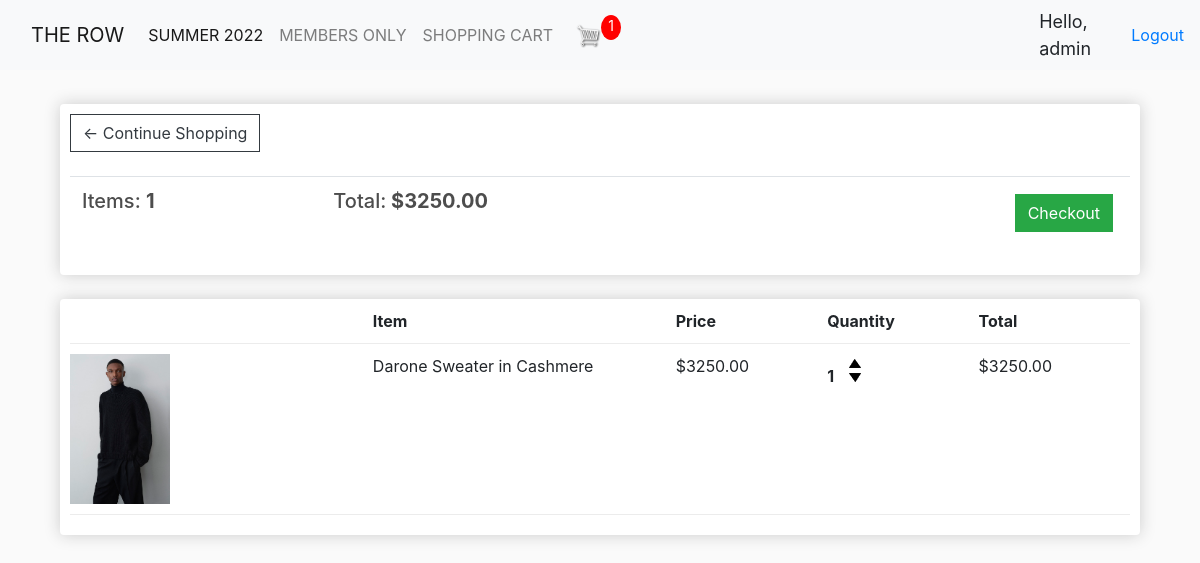
Screenshot of /home/ (signed in) with the database file from the repository.
### store/models.py (models this page shows, shortened)
class Order(models.Model):
	customer = models.ForeignKey(Customer, on_delete=models.SET_NULL, null=True, blank=True)
	date_ordered = models.DateTimeField(auto_now_add=True)
	complete = models.BooleanField(default=False)
	transaction_id = models.CharField(max_length=100, null=True)
	@property
	def get_cart_total(self):
		orderitems = self.orderitem_set.all()
		total = sum([item.get_total for item in orderitems])
		return total
	@property
	def get_cart_items(self):
		orderitems = self.orderitem_set.all()
		total = sum([item.quantity for item in orderitems])
		return total

class OrderItem(models.Model):
	product = models.ForeignKey(Product, on_delete=models.SET_NULL, null=True)
	order = models.ForeignKey(Order, on_delete=models.SET_NULL, null=True)
	quantity = models.IntegerField(default=0, null=True, blank=True)
	date_added = models.DateTimeField(auto_now_add=True)
	@property
	def get_total(self):
		total = self.product.price * self.quantity
		return total

class Product(models.Model):
	name = models.CharField(max_length=200)
	price = models.FloatField()
	digital = models.BooleanField(default=False,null=True, blank=True)
	image = models.ImageField(null=True, blank=True)
	@property
	def imageURL(self):
		try:
			url = self.image.url
		except:
			url = ''
		return url

### store/views.py (the view)
# urls.py: path('home/', views.cart, name="home"),
def cart(request):
	data = cartData(request)
	cartItems = data['cartItems']
	order = data['order']
	items = data['items']
	context = {'items':items, 'order':order, 'cartItems':cartItems}
	return render(request, 'store/cart.html', context)

### store/utils.py (called while the page is built)
def cartData(request):
	if request.user.is_authenticated:
		customer = request.user.customer
		order, created = Order.objects.get_or_create(customer=customer, complete=False)
		items = order.orderitem_set.all()
		cartItems = order.get_cart_items
	else:
		cookieData = cookieCart(request)
		cartItems = cookieData['cartItems']
		order = cookieData['order']
		items = cookieData['items']
	return {'cartItems':cartItems ,'order':order, 'items':items}

### store/templates/store/cart.html
{% extends 'store/main.html' %}
{% load static %}
{% block content %}
	<div class="row">
		<div class="col-lg-12">
			<div class="box-element">
				<a  class="btn btn-outline-dark" href="{% url 'store' %}">&#x2190; Continue Shopping</a>
				<br>
				<br>
				<table class="table">
					<tr>
						<th><h5>Items: <strong>{{order.get_cart_items}}</strong></h5></th>
						<th><h5>Total:<strong> ${{order.get_cart_total|floatformat:2}}</strong></h5></th>
						<th>
							<a  style="float:right; margin:5px;" class="btn btn-success" href="{% url 'checkout' %}">Checkout</a>
						</th>
					</tr>
				</table>
			</div>
			<br>
			<div class="box-element">
				<div class="cart-row">
					<div style="flex:2"></div>
					<div style="flex:2"><strong>Item</strong></div>
					<div style="flex:1"><strong>Price</strong></div>
					<div style="flex:1"><strong>Quantity</strong></div>
					<div style="flex:1"><strong>Total</strong></div>
				</div>
				{% for item in items %}
				<div class="cart-row">
					<div style="flex:2"><img class="row-image" src="{{item.product.imageURL}}"></div>
					<div style="flex:2"><p>{{item.product.name}}</p></div>
					<div style="flex:1"><p>${{item.product.price|floatformat:2}}</p></div>
					<div style="flex:1">
						<p class="quantity">{{item.quantity}}</p>
						<div class="quantity">
							<img data-product="{{item.product.id}}" data-action="add" class="chg-quantity update-cart" src="{% static  'images/arrow-up.png' %}">
							<img data-product="{{item.product.id}}" data-action="remove" class="chg-quantity update-cart" src="{% static  'images/arrow-down.png' %}">
						</div>
					</div>
					<div style="flex:1"><p>${{item.get_total|floatformat:2}}</p></div>
				</div>
				{% endfor %}
			</div>
		</div>
	</div>
{% endblock content %}

### store/templates/store/main.html (shortened to what this page needs)
<!DOCTYPE html>
{% load static %}
<html>
<head>
	<link rel="stylesheet" href="https://stackpath.bootstrapcdn.com/bootstrap/4.4.1/css/bootstrap.min.css">
	<link rel="stylesheet" type="text/css" href="{% static 'css/main.css' %}">
</head>
<body>
	<nav class="navbar navbar-expand-lg navbar-light bg-light">
		<div class="container-fluid">
		  <a class="navbar-brand" href="home">THE ROW</a>
		  <div class="collapse navbar-collapse" id="navbarNav">
			<ul class="navbar-nav">
			  <li class="nav-item">
				<a class="nav-link active" aria-current="page" href="{% url 'store' %}">SUMMER 2022</a>
			  </li>
			  <li class="nav-item">
				<a class="nav-link" href="members">MEMBERS ONLY</a>
			  </li>
			  <li class="nav-item">
				<a class="nav-link" href="cart">SHOPPING CART</a>
			  </li>
			  <div class="form-inline my-2 my-lg-0">
				<a href="{% url 'cart' %}">
				   <img  id="cart-icon" src="{% static 'images/cart.png' %}">
			   </a>
			   <p id="cart-total">{{cartItems}}</p>
		   </div>
			</ul>
		  </div>
		</div>
		<span style="font-size: 18px;"> Hello, {{request.user}}</span>
		<span> <a href="logout">Logout</a></span>
	  </nav>
		<div class="container">
     <div class="container">
            <br>
            {% block content %}
            {% endblock content %}
         </div>
</body>
</html>

### static/css/main.css (style rules this page uses)
body { background-color: hsl(0, 0%, 98%); }
h1,h2,h3,h4,h5,h6 { color:hsl(0, 0%, 30%); }
.box-element { box-shadow:hsl(0, 0%, 80%) 0 0 16px; background-color: #fff; border-radius: 4px; padding: 10px; }
#cart-icon { width:25px; display: inline-block; margin-left: 15px; }
#cart-total { display: block; text-align: center; color:#fff; background-color: red; width: 20px; height: 25px; border-radius: 50%; font-size: 14px; }
.col-lg-4, .col-lg-6, .col-lg-8, .col-lg-12 { margin-top: 10px; }
.btn { border-radius: 0; }
.row-image { width: 100px; }
.cart-row { display: flex; align-items: flex-stretch; padding-bottom: 10px; margin-bottom: 10px; border-bottom: 1px solid #ececec; }
.quantity { display: inline-block; font-weight: 700; padding-right:10px; }
.chg-quantity { width: 12px; cursor: pointer; display: block; margin-top: 5px; transition:.1s; }

### rows the page displays
Order: get_cart_items "1", get_cart_total "3250.00"
OrderItem: product.imageURL (picture), product.name "Darone Sweater in Cashmere", product.price "3250.00", quantity "1", get_total "3250.00"

### other values shown
{{ cartItems }} "1"
{{ request.user }} "admin"
